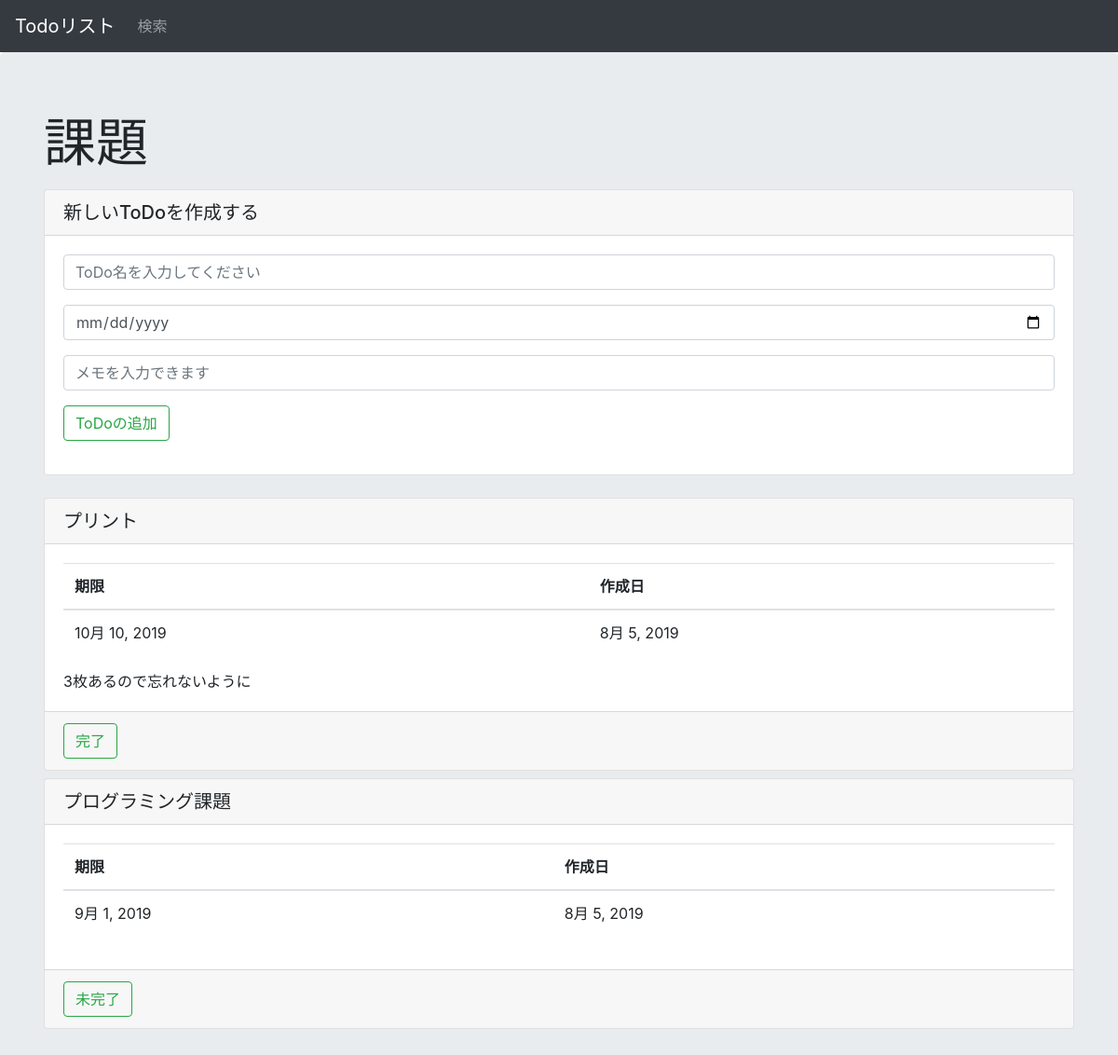
/list/20, run on the app's committed database.
### todo/models.py (models this page shows)
class List(models.Model):
    title = models.CharField(max_length=200)
    create_date = models.DateField(default=timezone.now)

class Task(models.Model):
    title = models.CharField(max_length=200)
    text = models.TextField()
    create_date = models.DateField(default=timezone.now)
    deadline_date = models.DateField(blank=True, null=True)
    completed = models.BooleanField(default=False)
    list = models.ForeignKey(List, on_delete=models.CASCADE)

### todo/views.py (the view, shortened to what this page needs)
# urls.py: path('list/<int:list_id>', views.list, name="list"),
def list(request, list_id):
    listdata = List.objects.get(id=list_id)
    taskdata = Task.objects.filter(list=listdata)
    form = TaskForm(request.POST or None)
    for t in taskdata:
        if str(t.id) in request.POST:
            if t.completed:
                t.completed = False
            elif not t.completed:
                t.completed = True
            t.save()
    params = {
        'id': list_id,
        'listdata': listdata,
        'taskdata': taskdata,
        'form': form,
    }
    return render(request, 'todo/list.html', params)

### todo/forms.py
class TaskForm(forms.Form):
    title = forms.CharField(max_length=100, label='', widget=forms.TextInput(attrs={'class':'form-control','placeholder': 'ToDo名を入力してください'}))
    deadline_date = forms.DateField(label='', widget=forms.DateInput(attrs={'class':'form-control', 'type':'date'}))
    text = forms.CharField(max_length=1000, required=False, label='', widget=forms.TextInput(attrs={'class':'form-control','placeholder': 'メモを入力できます'}))

### todo/templates/todo/list.html (shortened to what this page needs)
{% extends "todo/base.html" %}
{% block content %}
<div class="jumbotron">
    <div class="container">
        <p class="display-4">{{listdata.title}}</p>
        <form method = "post">
            <div class="card mb-4">
                <h5 class="card-header">新しいToDoを作成する</h5>
                <div class="card-body">
                        <div class = "form-group">
                            <div class = "mb-3">
                                {{form.title}}
                            </div>
                            <div class = "mb-3">
                                {{form.deadline_date}}
                            </div>
                            <div class = "mb-3">
                                {{form.text}}
                            </div>
                            <button class="btn btn-outline-success my-2 my-sm-0" type="submit" name="submit">ToDoの追加</button>
                        </div>
                </div>
            </div>
        </form>
        {% if not taskdata %}
            <div class="alert alert-danger" role="alert">登録されたToDoはございません</div>
        {% else %}
            {% for i in taskdata %}
            <div class="card mb-2">
                <h5 class="card-header">{{i.title}}</h5>
                <div class="card-body">
                <table class="table">
                    <thead>
                        <tr>
                            <th>期限</th>
                            <th>作成日</th>
                        </tr>
                    </thead>
                    <tbody>
                        <tr>
                            <td>{{i.deadline_date}}</td>
                            <td>{{i.create_date}}</td>
                        </tr>
                </table>
                <p class="card-text">{{i.text}}</p>
                </div>
                <div class="card-footer">
                <form method = "post">
                    <button class="btn btn-outline-success my-2 my-sm-0" type="submit" name={{i.id}}>
                        {% if i.completed %}
                            完了
                        {% else %}
                            未完了
                        {% endif %}
                    </button>
                </form>
                </div>
            </div>
            {% endfor %}
        {% endif %}
    </div>
</div>
{% endblock %}

### data on the page
List: title "課題"
Task: title "プリント", deadline_date "10月 10, 2019", create_date "8月 5, 2019", text "3枚あるので忘れないように", completed "完了"
Task: title "プログラミング課題", deadline_date "9月 1, 2019", create_date "8月 5, 2019", completed "未完了"
